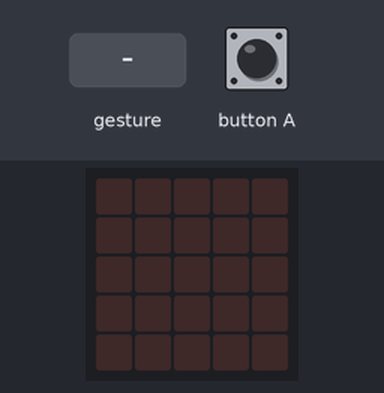
This program was run on a simulated BBC micro:bit (MakeCode). Parts: the board's 5×5 LED display. The inputs (shaded band) are chosen by the test bench. Random numbers come from a fixed seed; a tilt is held for 1.5 s and a shake lasts 1 s, then the board lies face up again.

Above: at 1.2 s.
1.3 s: button A pressed for 0.15 s
At 2.5 s:
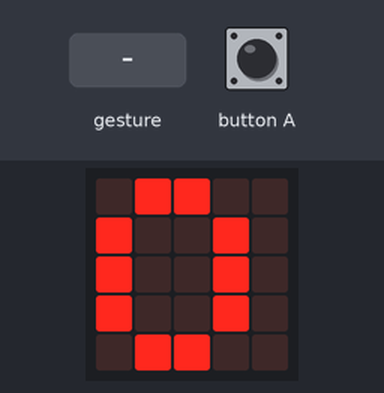
2.9 s: gesture 'shake'
At 4.3 s:
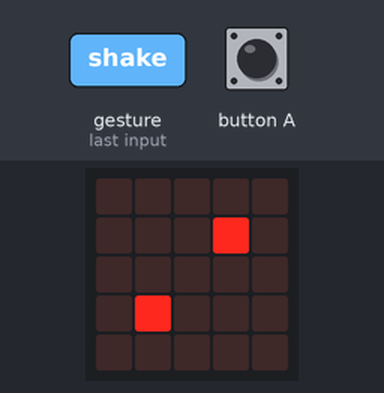
4.6 s: gesture 'shake'
At 5.6 s:
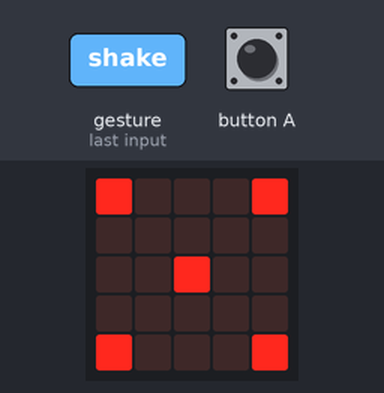
6.3 s: gesture 'shake'
At 6.9 s:
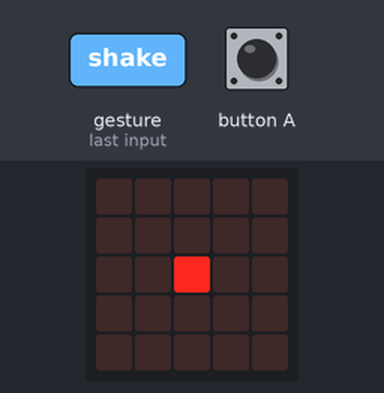
8.0 s: gesture 'shake'
At 9.4 s:
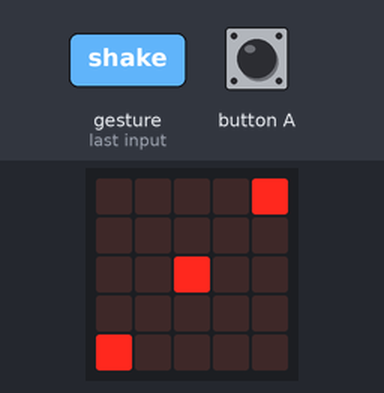
9.7 s: button A pressed for 0.15 s
At 11.2 s:
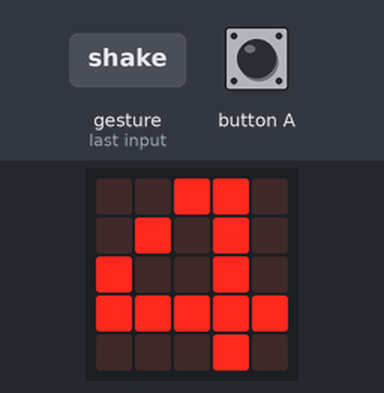
Timing chart, 0 to 12.3 s (numbered marks = the images above; inputs shaded):
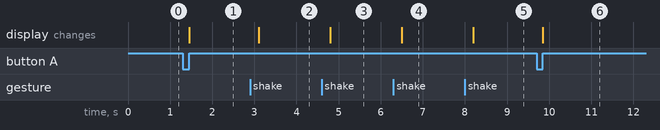

The program:

main.ts
```typescript
input.onButtonPressed(Button.A, function () {
    basic.showNumber(pocetTresu)
})
input.onGesture(Gesture.Shake, function () {
    pocetTresu += 1
    cislo = randint(1, 6)
    if (cislo == 1) {
        basic.showLeds(`
            . . . . .
            . . . . .
            . . # . .
            . . . . .
            . . . . .
            `)
    } else if (cislo == 2) {
        basic.showLeds(`
            . . . . .
            . . . # .
            . . . . .
            . # . . .
            . . . . .
            `)
    } else if (cislo == 3) {
        basic.showLeds(`
            . . . . #
            . . . . .
            . . # . .
            . . . . .
            # . . . .
            `)
    } else if (cislo == 4) {
        basic.showLeds(`
            # . . . #
            . . . . .
            . . . . .
            . . . . .
            # . . . #
            `)
    } else if (cislo == 5) {
        basic.showLeds(`
            # . . . #
            . . . . .
            . . # . .
            . . . . .
            # . . . #
            `)
    } else {
        basic.showLeds(`
            # . . . #
            . . . . .
            # . . . #
            . . . . .
            # . . . #
            `)
    }
})
let cislo = 0
let pocetTresu = 0
pocetTresu = 0
basic.forever(function () {

})
```

test.ts
```typescript
// Tady jsou testy. Při použití tohoto balíčku jako rozšíření nebude zkompilováno.
```

Measured:
- after the input at 1.3 s, the display: changes after 0.15 s (image 1)
- after the input at 2.9 s, the display: changes after 0.20 s (image 2)
- after the input at 4.6 s, the display: changes after 0.20 s (image 3)
- after the input at 6.3 s, the display: changes after 0.20 s (image 4)
- after the input at 8.0 s, the display: changes after 0.20 s (image 5)
- after the input at 9.7 s, the display: changes after 0.15 s (image 6)
